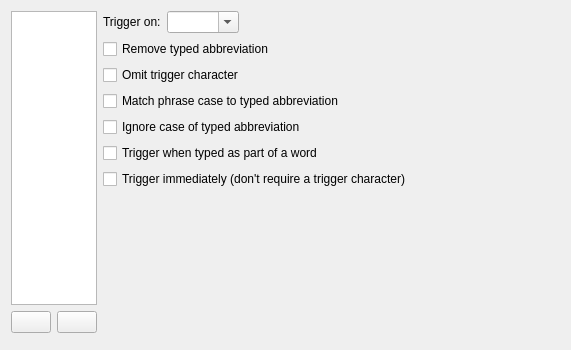
<?xml version="1.0" encoding="UTF-8"?>
<ui version="4.0">
 <class>Form</class>
 <widget class="QWidget" name="Form">
  <property name="geometry">
   <rect>
    <x>0</x>
    <y>0</y>
    <width>571</width>
    <height>350</height>
   </rect>
  </property>
  <property name="windowTitle">
   <string>Form</string>
  </property>
  <layout class="QVBoxLayout" name="verticalLayout_3">
   <item>
    <layout class="QHBoxLayout" name="horizontalLayout_3">
     <item>
      <layout class="QVBoxLayout" name="verticalLayout_2">
       <item>
        <widget class="QListWidget" name="abbrListWidget">
         <property name="sizePolicy">
          <sizepolicy hsizetype="Ignored" vsizetype="Expanding">
           <horstretch>0</horstretch>
           <verstretch>0</verstretch>
          </sizepolicy>
         </property>
         <property name="alternatingRowColors">
          <bool>true</bool>
         </property>
         <property name="uniformItemSizes">
          <bool>true</bool>
         </property>
        </widget>
       </item>
       <item>
        <layout class="QHBoxLayout" name="horizontalLayout_2">
         <item>
          <widget class="QPushButton" name="addButton">
           <property name="icon">
            <iconset theme="list-add">
             <normaloff/>
            </iconset>
           </property>
           <property name="flat">
            <bool>false</bool>
           </property>
          </widget>
         </item>
         <item>
          <widget class="QPushButton" name="removeButton">
           <property name="text">
            <string/>
           </property>
           <property name="icon">
            <iconset theme="list-remove">
             <normaloff/>
            </iconset>
           </property>
          </widget>
         </item>
        </layout>
       </item>
      </layout>
     </item>
     <item>
      <layout class="QVBoxLayout" name="verticalLayout">
       <item>
        <layout class="QHBoxLayout" name="horizontalLayout">
         <item>
          <widget class="QLabel" name="triggerOnLabel">
           <property name="text">
            <string>Trigger on:</string>
           </property>
          </widget>
         </item>
         <item>
          <widget class="QComboBox" name="wordCharCombo">
           <property name="editable">
            <bool>true</bool>
           </property>
          </widget>
         </item>
         <item>
          <spacer name="horizontalSpacer">
           <property name="orientation">
            <enum>Qt::Horizontal</enum>
           </property>
           <property name="sizeHint" stdset="0">
            <size>
             <width>40</width>
             <height>20</height>
            </size>
           </property>
          </spacer>
         </item>
        </layout>
       </item>
       <item>
        <widget class="QCheckBox" name="removeTypedCheckbox">
         <property name="text">
          <string>Remove typed abbreviation</string>
         </property>
        </widget>
       </item>
       <item>
        <widget class="QCheckBox" name="omitTriggerCheckbox">
         <property name="text">
          <string>Omit trigger character</string>
         </property>
        </widget>
       </item>
       <item>
        <widget class="QCheckBox" name="matchCaseCheckbox">
         <property name="text">
          <string>Match phrase case to typed abbreviation</string>
         </property>
        </widget>
       </item>
       <item>
        <widget class="QCheckBox" name="ignoreCaseCheckbox">
         <property name="text">
          <string>Ignore case of typed abbreviation</string>
         </property>
        </widget>
       </item>
       <item>
        <widget class="QCheckBox" name="triggerInsideCheckbox">
         <property name="text">
          <string>Trigger when typed as part of a word</string>
         </property>
        </widget>
       </item>
       <item>
        <widget class="QCheckBox" name="immediateCheckbox">
         <property name="text">
          <string>Trigger immediately (don't require a trigger character)</string>
         </property>
        </widget>
       </item>
       <item>
        <spacer name="verticalSpacer">
         <property name="orientation">
          <enum>Qt::Vertical</enum>
         </property>
         <property name="sizeHint" stdset="0">
          <size>
           <width>20</width>
           <height>40</height>
          </size>
         </property>
        </spacer>
       </item>
      </layout>
     </item>
    </layout>
   </item>
   <item>
    <widget class="QFrame" name="kseparator"/>
   </item>
  </layout>
 </widget>
 <resources/>
 <connections/>
</ui>
